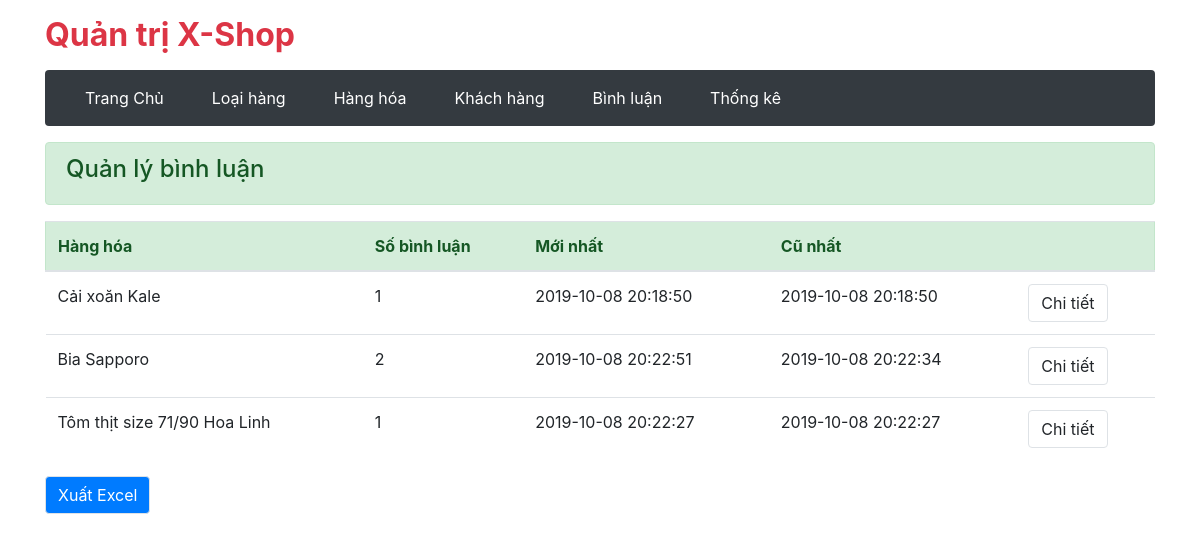
Page /admin/comment/index.php (signed in) on the committed database.
### tables this page shows
CREATE TABLE `binh_luan` (
  `ma_bl` int(11) NOT NULL,
  `ma_kh` varchar(20) NOT NULL,
  `ma_hh` int(11) NOT NULL,
  `noi_dung` varchar(100) NOT NULL,
  `ngay_bl` datetime NOT NULL
);

CREATE TABLE `hang_hoa` (
  `ma_hh` int(11) NOT NULL,
  `ten_hh` varchar(60) NOT NULL,
  `don_gia` float NOT NULL,
  `giam_gia` float NOT NULL,
  `hinh` varchar(50) NOT NULL,
  `ma_loai` int(11) NOT NULL,
  `so_luot_xem` int(11) NOT NULL,
  `ngay_nhap` date NOT NULL,
  `mo_ta` varchar(200) NOT NULL
);

### admin/comment/index.php (called while the page is built, shortened)
<?php
    require '../../gobal.php';
    require '../../dao/functionProduct.php';
    require '../../dao/functionComment.php';
    extract($_REQUEST);
    if(array_key_exists('detail', $_REQUEST)){
        $comments = conmentOfProduct($ma_hh);
        $view_name = 'commentOfProduct.php';
    }
    else if(array_key_exists('delete-comment', $_REQUEST)){
        deleteComment($ma_bl);
        $comments = conmentOfProduct($ma_hh);
        $view_name = 'commentOfProduct.php';
        $MESSAGE = "Xóa thành công!";
    }
    else{
        $comments = listComment();
    }
    require "../layout.php";

### dao/functionComment.php (called while the page is built, shortened)
<?php
    require_once 'database.php';
    function listComment(){
        global $conn;
        $select = "SELECT  H.*, B.*, COUNT(B.ma_hh), MIN(B.ngay_bl), MAX(B.ngay_bl) FROM binh_luan AS B
                INNER JOIN hang_hoa AS H ON B.ma_hh = H.ma_hh GROUP BY B.ma_hh";
        return $conn->query($select);
    }

### gobal.php (called while the page is built, shortened)
<?php
    $ROOT_URL = "/lab3_khanhnpd02983";
    $ADMIN_URL = "$ROOT_URL/admin";
?>

### admin/comment/list.php (the view)
<div class="alert alert-success mt-3">
  <h4>Quản lý bình luận</h4>
</div>
<form action="index.php" method="post" class="mt-3">
  <table class="table ">
    <thead class="alert alert-success">
      <tr>
        <th scope="col">Hàng hóa</th>
        <th scope="col">Số bình luận</th>
        <th scope="col">Mới nhất</th>
        <th scope="col">Cũ nhất</th>
        <th scope="col"></th>
      </tr>
    </thead>
    <tbody>
      <?php foreach ($comments as $comment) : ?>
        <tr>
          <td><?= $comment['ten_hh'] ?></td>
          <td><?= $comment['COUNT(B.ma_hh)'] ?></td>
          <td><?= $comment['MAX(B.ngay_bl)'] ?></td>
          <td><?= $comment['MIN(B.ngay_bl)'] ?></td>
          <td>
            <a href="<?= $ADMIN_URL ?>/comment?detail&ma_hh=<?= $comment['ma_hh'] ?>" class="btn btn-default border">Chi tiết</a>
          </td>
        </tr>
      <?php endforeach ?>
    </tbody>
  </table>
</form>
<form action="export.php" method="POST">
    <div class="form-group">
        <input type="submit" name="export" value="Xuất Excel" class="btn btn-primary border">
    </div>
</form>

### rows in the picture
binh_luan: ma_hh.ten_hh "Cải xoăn Kale", COUNT "1", MAX "2019-10-08 20:18:50", MIN "2019-10-08 20:18:50"
binh_luan: ma_hh.ten_hh "Bia Sapporo", COUNT "2", MAX "2019-10-08 20:22:51", MIN "2019-10-08 20:22:34"
binh_luan: ma_hh.ten_hh "Tôm thịt size 71/90 Hoa Linh", COUNT "1", MAX "2019-10-08 20:22:27", MIN "2019-10-08 20:22:27"
